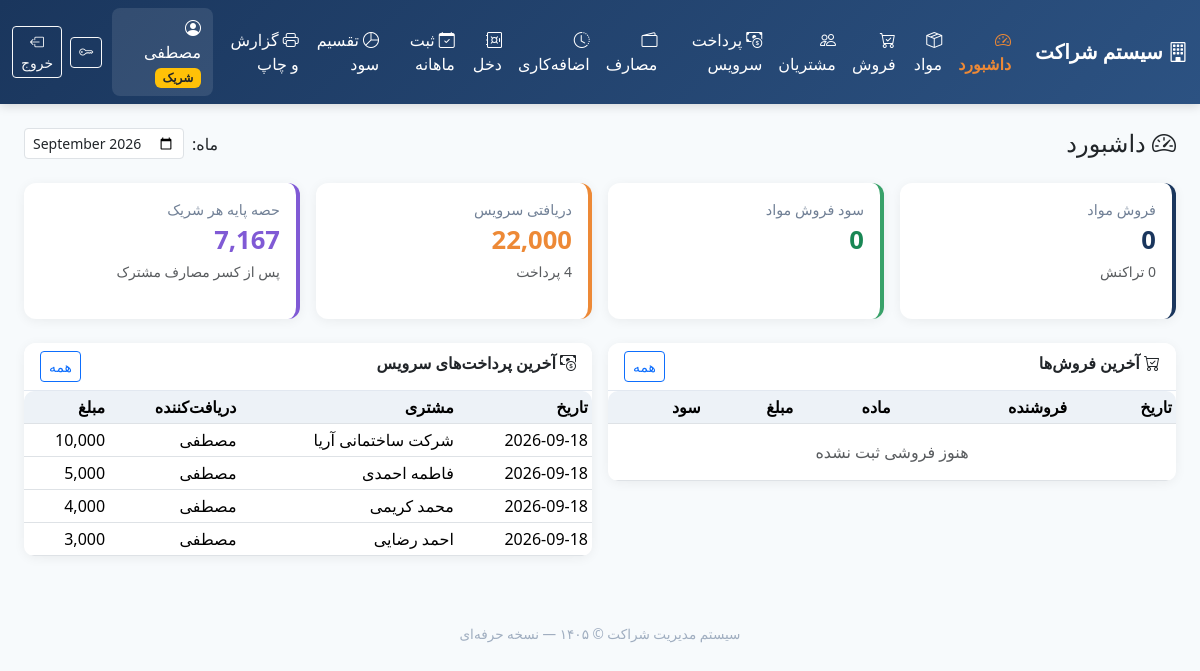
/dashboard (signed in), run on the app's committed database.
### tables this page shows
CREATE TABLE users (
            id INTEGER PRIMARY KEY AUTOINCREMENT,
            username TEXT UNIQUE NOT NULL,
            password_hash TEXT NOT NULL,
            full_name TEXT NOT NULL,
            role TEXT NOT NULL CHECK(role IN ('admin', 'partner')),
            partner_code TEXT,
            photo TEXT,
            is_active INTEGER DEFAULT 1,
            created_at TEXT DEFAULT CURRENT_TIMESTAMP
        );

CREATE TABLE payments (
            id INTEGER PRIMARY KEY AUTOINCREMENT,
            payment_date TEXT NOT NULL,
            month TEXT NOT NULL,
            customer_id INTEGER NOT NULL,
            amount REAL NOT NULL,
            received_by INTEGER NOT NULL,
            payment_type TEXT DEFAULT 'نقد',
            status TEXT DEFAULT 'پرداخت کامل',
            notes TEXT,
            created_at TEXT DEFAULT CURRENT_TIMESTAMP,
            FOREIGN KEY (customer_id) REFERENCES customers(id),
            FOREIGN KEY (received_by) REFERENCES users(id)
        );

CREATE TABLE customers (
            id INTEGER PRIMARY KEY AUTOINCREMENT,
            code TEXT UNIQUE NOT NULL,
            name TEXT NOT NULL,
            phone TEXT,
            address TEXT,
            service_type TEXT,
            notes TEXT,
            is_active INTEGER DEFAULT 1,
            created_at TEXT DEFAULT CURRENT_TIMESTAMP
        );

### app.py (the view)
@app.route("/dashboard")
@login_required
def dashboard():
    month = request.args.get("month", datetime.now().strftime("%Y-%m"))
    conn = get_db()
    sales_stats = conn.execute("""
        SELECT COUNT(*) as count, COALESCE(SUM(total_sale),0) as total_sale, COALESCE(SUM(profit),0) as total_profit
        FROM sales WHERE month = ?
    """, (month,)).fetchone()
    service_stats = conn.execute("""
        SELECT COUNT(*) as count, COALESCE(SUM(amount),0) as total_amount
        FROM payments WHERE month = ?
    """, (month,)).fetchone()
    common_exp = conn.execute("""
        SELECT COALESCE(SUM(amount),0) as total FROM expenses
        WHERE month = ? AND expense_type = 'مصرف مشترک'
    """, (month,)).fetchone()["total"]
    low_stock = conn.execute("""
        SELECT p.name, p.initial_stock - COALESCE(SUM(s.quantity),0) as current_stock
        FROM products p
        LEFT JOIN sales s ON p.id = s.product_id
        WHERE p.is_active = 1
        GROUP BY p.id
        HAVING current_stock < 10
        ORDER BY current_stock
        LIMIT 5
    """).fetchall()
    recent_sales = conn.execute("""
        SELECT s.*, u.full_name as seller_name, p.name as product_name
        FROM sales s
        JOIN users u ON s.seller_id = u.id
        JOIN products p ON s.product_id = p.id
        ORDER BY s.id DESC LIMIT 8
    """).fetchall()
    recent_payments = conn.execute("""
        SELECT pay.*, c.name as customer_name, u.full_name as receiver_name
        FROM payments pay
        JOIN customers c ON pay.customer_id = c.id
        JOIN users u ON pay.received_by = u.id
        ORDER BY pay.id DESC LIMIT 8
    """).fetchall()
    conn.close()
    net_service = service_stats["total_amount"] - common_exp
    base_share = net_service / 3 if net_service else 0
    return render_template("dashboard.html",
                           month=month,
                           sales_stats=sales_stats,
                           service_stats=service_stats,
                           common_exp=common_exp,
                           net_service=net_service,
                           base_share=base_share,
                           low_stock=low_stock,
                           recent_sales=recent_sales,
                           recent_payments=recent_payments)

### app.py (called while the page is built, shortened)
def get_db():
    conn = sqlite3.connect(DB_PATH)
    conn.row_factory = sqlite3.Row
    try:
        conn.execute("PRAGMA foreign_keys = ON")
    except Exception:
        pass
    return conn

@login_manager.user_loader
def load_user(user_id):
    conn = get_db()
    row = conn.execute("SELECT * FROM users WHERE id = ?", (user_id,)).fetchone()
    conn.close()
    if row and row["is_active"]:
        return User(row["id"], row["username"], row["full_name"], row["role"], row["partner_code"], row["is_active"])
    return None

    @property
    def is_active(self):
        return self._active

    @property
    def is_admin(self):
        return self.role == "admin"

### templates/dashboard.html (shortened to what this page needs)
{% extends "base.html" %}
{% block content %}
<div class="d-flex flex-wrap justify-content-between align-items-center mb-4">
    <h4 class="mb-0"><i class="bi bi-speedometer2"></i> داشبورد</h4>
    <form class="d-flex align-items-center gap-2" method="GET">
        <label class="form-label mb-0">ماه:</label>
        <input type="month" name="month" value="{{ month }}" class="form-control form-control-sm" style="width:160px"
               onchange="this.form.submit()">
    </form>
</div>
<div class="row g-3 mb-4">
    <div class="col-6 col-md-3">
        <div class="card stat-card h-100">
            <div class="card-body">
                <div class="stat-label">فروش مواد</div>
                <div class="stat-value">{{ "{:,.0f}".format(sales_stats.total_sale) }}</div>
                <small class="text-muted">{{ sales_stats.count }} تراکنش</small>
            </div>
        </div>
    </div>
    <div class="col-6 col-md-3">
        <div class="card stat-card h-100" style="border-right-color:#38a169">
            <div class="card-body">
                <div class="stat-label">سود فروش مواد</div>
                <div class="stat-value text-success">{{ "{:,.0f}".format(sales_stats.total_profit) }}</div>
            </div>
        </div>
    </div>
    <div class="col-6 col-md-3">
        <div class="card stat-card h-100" style="border-right-color:#ed8936">
            <div class="card-body">
                <div class="stat-label">دریافتی سرویس</div>
                <div class="stat-value" style="color:#ed8936">{{ "{:,.0f}".format(service_stats.total_amount) }}</div>
                <small class="text-muted">{{ service_stats.count }} پرداخت</small>
            </div>
        </div>
    </div>
    <div class="col-6 col-md-3">
        <div class="card stat-card h-100" style="border-right-color:#805ad5">
            <div class="card-body">
                <div class="stat-label">حصه پایه هر شریک</div>
                <div class="stat-value" style="color:#805ad5">{{ "{:,.0f}".format(base_share) }}</div>
                <small class="text-muted">پس از کسر مصارف مشترک</small>
            </div>
        </div>
    </div>
</div>
<div class="row g-3">
    <div class="col-lg-6">
        <div class="card">
            <div class="card-header d-flex justify-content-between">
                <span><i class="bi bi-cart-check"></i> آخرین فروش‌ها</span>
                <a href="{{ url_for('sales') }}" class="btn btn-sm btn-outline-primary">همه</a>
            </div>
            <div class="card-body p-0">
                <div class="table-responsive">
                    <table class="table table-sm table-hover mb-0">
                        <thead>
                            <tr>
                                <th>تاریخ</th>
                                <th>فروشنده</th>
                                <th>ماده</th>
                                <th>مبلغ</th>
                                <th>سود</th>
                            </tr>
                        </thead>
                        <tbody>
                            {% for s in recent_sales %}
                            <tr>
                                <td>{{ s.sale_date }}</td>
                                <td>{{ s.seller_name }}</td>
                                <td>{{ s.product_name }}</td>
                                <td>{{ "{:,.0f}".format(s.total_sale) }}</td>
                                <td class="text-success">{{ "{:,.0f}".format(s.profit) }}</td>
                            </tr>
                            {% else %}
                            <tr><td colspan="5" class="text-center text-muted py-3">هنوز فروشی ثبت نشده</td></tr>
                            {% endfor %}
                        </tbody>
                    </table>
                </div>
            </div>
        </div>
    </div>
    <div class="col-lg-6">
        <div class="card">
            <div class="card-header d-flex justify-content-between">
                <span><i class="bi bi-cash-coin"></i> آخرین پرداخت‌های سرویس</span>
                <a href="{{ url_for('payments') }}" class="btn btn-sm btn-outline-primary">همه</a>
            </div>
            <div class="card-body p-0">
                <div class="table-responsive">
                    <table class="table table-sm table-hover mb-0">
                        <thead>
                            <tr>
                                <th>تاریخ</th>
                                <th>مشتری</th>
                                <th>دریافت‌کننده</th>
                                <th>مبلغ</th>
                            </tr>
                        </thead>
                        <tbody>
                            {% for p in recent_payments %}
                            <tr>
                                <td>{{ p.payment_date }}</td>
                                <td>{{ p.customer_name }}</td>
                                <td>{{ p.receiver_name }}</td>
                                <td>{{ "{:,.0f}".format(p.amount) }}</td>
                            </tr>
                            {% else %}
                            <tr><td colspan="4" class="text-center text-muted py-3">هنوز پرداختی ثبت نشده</td></tr>
                            {% endfor %}
                        </tbody>
                    </table>
                </div>
            </div>
        </div>
    </div>
</div>
{% endblock %}

### templates/base.html (shortened to what this page needs)
<!DOCTYPE html>
<html lang="fa" dir="rtl">
<head>
    <link href="https://cdn.jsdelivr.net/npm/bootstrap@5.3.3/dist/css/bootstrap.rtl.min.css" rel="stylesheet">
    <link href="https://cdn.jsdelivr.net/npm/bootstrap-icons@1.11.3/font/bootstrap-icons.min.css" rel="stylesheet">
</head>
<body>
    {% if current_user.is_authenticated %}
    <nav class="navbar navbar-expand-lg navbar-dark sticky-top">
        <div class="container-fluid">
            <a class="navbar-brand fw-bold" href="{{ url_for('dashboard') }}">
                <i class="bi bi-building"></i> سیستم شراکت
            </a>
            <div class="collapse navbar-collapse" id="nav">
                <ul class="navbar-nav me-auto mb-2 mb-lg-0">
                    <li class="nav-item">
                        <a class="nav-link {% if request.endpoint == 'dashboard' %}active{% endif %}" href="{{ url_for('dashboard') }}">
                            <i class="bi bi-speedometer2"></i> داشبورد
                        </a>
                    </li>
                    <li class="nav-item">
                        <a class="nav-link {% if request.endpoint == 'products' %}active{% endif %}" href="{{ url_for('products') }}">
                            <i class="bi bi-box-seam"></i> مواد
                        </a>
                    </li>
                    <li class="nav-item">
                        <a class="nav-link {% if request.endpoint == 'sales' %}active{% endif %}" href="{{ url_for('sales') }}">
                            <i class="bi bi-cart-check"></i> فروش
                        </a>
                    </li>
                    <li class="nav-item">
                        <a class="nav-link {% if request.endpoint == 'customers' %}active{% endif %}" href="{{ url_for('customers') }}">
                            <i class="bi bi-people"></i> مشتریان
                        </a>
                    </li>
                    <li class="nav-item">
                        <a class="nav-link {% if request.endpoint == 'payments' %}active{% endif %}" href="{{ url_for('payments') }}">
                            <i class="bi bi-cash-coin"></i> پرداخت سرویس
                        </a>
                    </li>
                    <li class="nav-item">
                        <a class="nav-link {% if request.endpoint == 'expenses' %}active{% endif %}" href="{{ url_for('expenses') }}">
                            <i class="bi bi-wallet2"></i> مصارف
                        </a>
                    </li>
                    <li class="nav-item">
                        <a class="nav-link {% if request.endpoint == 'overtime' %}active{% endif %}" href="{{ url_for('overtime') }}">
                            <i class="bi bi-clock-history"></i> اضافه‌کاری
                        </a>
                    </li>
                    <li class="nav-item">
                        <a class="nav-link {% if request.endpoint == 'cash' %}active{% endif %}" href="{{ url_for('cash') }}">
                            <i class="bi bi-safe"></i> دخل
                        </a>
                    </li>
                    <li class="nav-item">
                        <a class="nav-link {% if request.endpoint == 'monthly' %}active{% endif %}" href="{{ url_for('monthly') }}">
                            <i class="bi bi-calendar-check"></i> ثبت ماهانه
                        </a>
                    </li>
                    <li class="nav-item">
                        <a class="nav-link {% if request.endpoint == 'profit' %}active{% endif %}" href="{{ url_for('profit') }}">
                            <i class="bi bi-pie-chart"></i> تقسیم سود
                        </a>
                    </li>
                    <li class="nav-item">
                        <a class="nav-link {% if request.endpoint == 'reports' %}active{% endif %}" href="{{ url_for('reports') }}">
                            <i class="bi bi-printer"></i> گزارش و چاپ
                        </a>
                    </li>
                </ul>
                <div class="d-flex align-items-center text-white">
                    <div class="sidebar-user">
                        <i class="bi bi-person-circle"></i>
                        {{ current_user.full_name }}
                        <span class="badge bg-warning text-dark badge-role">{{ 'ادمین' if current_user.is_admin else 'شریک' }}</span>
                    </div>
                    <a href="{{ url_for('change_password') }}" class="btn btn-sm btn-outline-light me-2" title="تغییر رمز">
                        <i class="bi bi-key"></i>
                    </a>
                    <a href="{{ url_for('logout') }}" class="btn btn-sm btn-outline-light">
                        <i class="bi bi-box-arrow-left"></i> خروج
                    </a>
                </div>
            </div>
        </div>
    </nav>
    {% endif %}
    <main class="container-fluid py-4 px-3 px-md-4">
        {% block content %}{% endblock %}
    </main>
    <footer>
        سیستم مدیریت شراکت &copy; ۱۴۰۵ — نسخه حرفه‌ای
    </footer>
</body>
</html>

### templates/base.html (style rules this page uses)
:root { --primary: #1a365d; --primary-light: #2c5282; --accent: #ed8936; --success: #38a169; --bg: #f7fafc; }
body { font-family: 'Tahoma', 'Segoe UI', Tahoma, sans-serif; background: var(--bg); min-height: 100vh; }
.navbar { background: linear-gradient(135deg, var(--primary), var(--primary-light)) !important; box-shadow: 0 2px 10px rgba(0,0,0,0.15); }
.navbar-brand, .nav-link { color: #fff !important; }
.nav-link.active { color: var(--accent) !important; font-weight: bold; }
.card { border: none; border-radius: 12px; box-shadow: 0 2px 12px rgba(0,0,0,0.06); margin-bottom: 1.25rem; }
.card-header { background: #fff; border-bottom: 1px solid #e2e8f0; font-weight: 600; border-radius: 12px 12px 0 0 !important; }
.stat-card { border-right: 4px solid var(--primary); transition: transform 0.2s; }
.stat-value { font-size: 1.6rem; font-weight: 700; color: var(--primary); }
.stat-label { color: #718096; font-size: 0.9rem; }
.table th { background: #edf2f7; font-weight: 600; white-space: nowrap; }
.badge-role { font-size: 0.75rem; }
.sidebar-user { background: rgba(255,255,255,0.1); border-radius: 8px; padding: 8px 12px; margin-left: 10px; }
footer { text-align: center; padding: 1.5rem; color: #a0aec0; font-size: 0.85rem; }
.table-responsive { border-radius: 10px; }

### data on the page
users: full_name "مصطفی"
payments: payment_date "2026-09-18", customer_name "شرکت ساختمانی آریا", receiver_name "مصطفی", amount "10,000"
payments: payment_date "2026-09-18", customer_name "فاطمه احمدی", receiver_name "مصطفی", amount "5,000"
payments: payment_date "2026-09-18", customer_name "محمد کریمی", receiver_name "مصطفی", amount "4,000"
payments: payment_date "2026-09-18", customer_name "احمد رضایی", receiver_name "مصطفی", amount "3,000"

### other printed values
{{ 'ادمین' if current_user.is_admin else 'شریک' }} "شریک"
{{ "{:,.0f}".format(sales_stats.total_sale) }} "0"
{{ "{:,.0f}".format(sales_stats.total_profit) }} "0"
{{ "{:,.0f}".format(service_stats.total_amount) }} "22,000"
{{ "{:,.0f}".format(base_share) }} "7,167"
